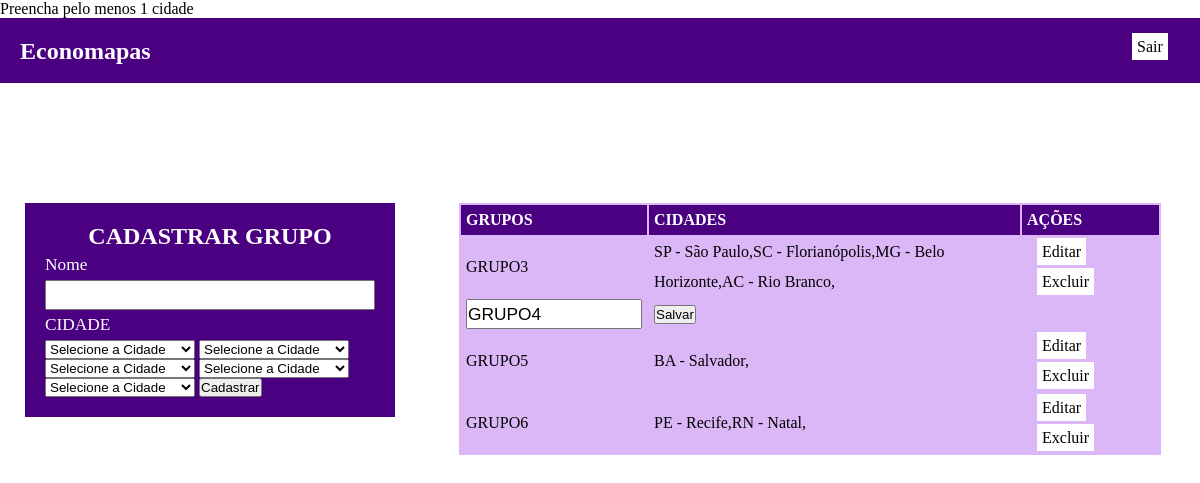
Page /grupo.php?ac=editar&id=4 (signed in) on the committed database.
### tables this page shows
CREATE TABLE `grupos` (
  `id_grupo` int(11) NOT NULL,
  `grupo_nome` varchar(100) NOT NULL,
  `id_cidade` varchar(255) NOT NULL,
  `id_usuario` int(11) NOT NULL
);

CREATE TABLE `cidades` (
  `id_cidade` int(11) NOT NULL,
  `cidade` varchar(255) NOT NULL
);

### CLASSES/Grupos.php (called while the page is built, shortened)
<?php
require_once "./CLASSES/conexao.php";
Class Grupo{
    public function buscarGrupoPeloUsuario($id_usuario){
        $pdo = new Conexao();
        $sql = $pdo->getPDO()->prepare("SELECT * FROM grupos WHERE id_usuario = :id_u");
        $sql->bindValue(':id_u',$id_usuario);
        $sql->execute();
        return $sql->fetchAll(PDO::FETCH_OBJ);
    }
}
?>

### CLASSES/Conexao.php (called while the page is built, shortened)
<?php
Class Conexao{
  private $pdo;
  private $nome = "desafio_economapas";
  private $host = "localhost";
  private $usuario = "root";
  private $senha = "";
  public function getPDO(){
    return $this->conectar();
  }
  private function conectar(){
    try{
      $this->pdo = new PDO("mysql:dbname=".$this->nome.";host=".$this->host, $this->usuario, $this->senha);
    }
    catch(PDOException $e){
      $this->msgErro = $e->getMessage();
      printf("<div class=\"msg-erro\">{$this->msgErro}</div>");
    }
    return $this->pdo;
  }
}
?>

### CLASSES/Cidades.php (called while the page is built, shortened)
<?php
require_once "./CLASSES/conexao.php";
Class Cidade{
  public function buscarCidadesPorId($id_cidade){
    $pdo = new Conexao();
    $sql = $pdo->getPDO()->prepare("SELECT * FROM cidades WHERE id_cidade = :id");
    $sql->bindValue(':id', $id_cidade);
    $sql->execute();
    return $sql->fetch(PDO::FETCH_OBJ);
  }
};
?>

### grupo.php (the view, shortened to what this page needs)
<?php
 require_once "./CLASSES/Cidades.php";
 require_once "./CLASSES/Grupos.php";
  $Cidade = new Cidade();
  $Grupo = new Grupo();
  $id_usuario = (isset($_SESSION['id_usuario'])) ? $_SESSION['id_usuario'] : "" ;
 $id = isset($_GET["id"]) ? $_GET["id"] : null;
 $ac = isset($_GET["ac"]) ? $_GET["ac"] : null;
?>
<!DOCTYPE html>
    <html>
      <head>
          <link rel="stylesheet" href="CSS/areaPrivada.css">
      </head>
      <body>
        <header>
          <div id="background">
            <section id="header-lado-esquerdo">
              <h1>Economapas</h1>
            </section id="header-lado-direito">
              <a href="index.php?sair=true" class="header">Sair</a>
        </header>
          <section id="esquerda">
            <form method="post" action="">
              <h2>CADASTRAR GRUPO</h2>
              <label for="grupo">Nome</label>
              <input type="text" name="grupo_nome" id="grupo">
              <label for="id_cidade">CIDADE</label>
                <select name="id_cidade1">
                    <option value="">Selecione a Cidade</option>
                </select>
                <select name="id_cidade2">
                    <option value="">Selecione a Cidade</option>
                </select>
                <select name="id_cidade3">
                    <option value="">Selecione a Cidade</option>
                </select>
                <select name="id_cidade4">
                    <option value="">Selecione a Cidade</option>
                </select>
                <select name="id_cidade5">
                    <option value="">Selecione a Cidade</option>
                </select>
              <button type="submit">Cadastrar</button>
            </form>
          </section>
          <section id="direita">
            <table id="tb-grupo">
              <tr id="titulo">
                <td>GRUPOS</td>
                <td>CIDADES</td>
                <td>AÇÕES</td>
              </tr>
         <?php
         foreach($Grupo->buscarGrupoPeloUsuario($id_usuario) as $grupo_nome):
          if($ac === 'editar' && $grupo_nome->id_grupo == $id){
            ?>
              <tr>
                <form method="get" action="">
                  <td>
                    <input type="text" name="novo-grupo-nome" value="<?php echo $grupo_nome->grupo_nome?>">
                  </td>
                  <td>
                    <button type="submit" class="link-editar">Salvar</button>
                  </td>
                </form>
              </tr>
              <?php
                } else {
              ?>
              <tr>
                <td>
                  <?php echo $grupo_nome->grupo_nome?>
                </td>
                <td>
                  <?php
                  if($grupo_nome->id_cidade){
                    $array_cidades = explode(',', $grupo_nome->id_cidade);
                    foreach ($array_cidades as $id_cidade){
                      echo $Cidade->buscarCidadesPorId($id_cidade)->cidade.',';
                     }
                  }
                  ?>
                </td>
                <td>
                  <a class="link-editar" href="?ac=editar&id=<?php echo $grupo_nome->id_grupo?>">Editar</a>
                  <a class="link-excluir" href="?ac=excluir&id=<?php echo $grupo_nome->id_grupo?>">Excluir</a>
                </td>
              </tr>
            <?php
              }
            ?>
            <?php
              endforeach;
            ?>
      </table>
    </html>

### CSS/areaPrivada.css (style rules this page uses)
* { margin: 0px; padding: 0px; }
label, input { display: block; line-height: 30px; height: 30px; outline: none; font-size: 13pt; width: 100%; }
form { width: 330px; background-color: #4b0082; color: #ffffff; padding: 20px; margin: 120px auto; }
h2 { text-align: center; }
#background { background-color: #4b0082; padding: 20px; height: 25px; }
#header-lado-esquerdo { display: block; color: #ffffff; float: left; width: 95%; }
#esquerda { width: 35%; float: left; }
#direita { width: 65%; float: left; }
table { background-color: #dcb7f7; width: 90%; margin: 120px auto; }
tr { line-height: 30px; }
tr#titulo { font-weight: bold; background-color: #4b0082; color: #ffffff; }
td { padding: 0px 5px; }
a { background-color: #ffffff; color: #000000; padding: 5px; margin: 10px; text-decoration: none; }

### rows in the picture
grupos: grupo_nome "GRUPO3", id_cidade.cidade "SP - São Paulo", id_cidade.cidade "SC - Florianópolis", id_cidade.cidade "MG - Belo Horizonte", id_cidade.cidade "AC - Rio Branco"
grupos: novo-grupo-nome "GRUPO4"
grupos: grupo_nome "GRUPO5", id_cidade.cidade "BA - Salvador"
grupos: grupo_nome "GRUPO6", id_cidade.cidade "PE - Recife", id_cidade.cidade "RN - Natal"
